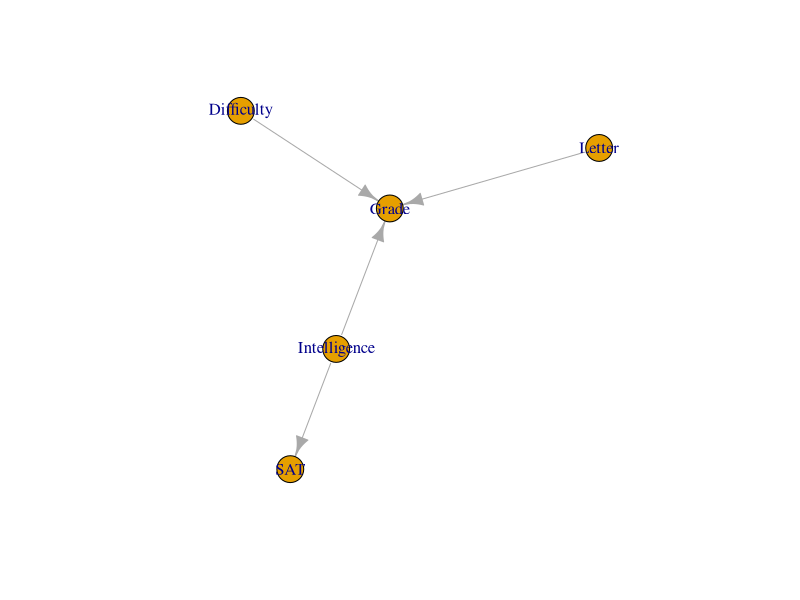

This figure's R source:
## ---- chunk 1
library(igraph)
edgelist = matrix(c("Difficulty", "Grade", 
                    "Intelligence", "Grade",
                    "Intelligence", "SAT",
                    "Letter", "Grade"), nc=2, byrow=TRUE)
network = graph.edgelist(edgelist)
plot(network)
